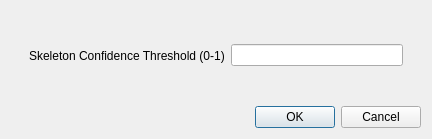
<?xml version="1.0" encoding="UTF-8"?>
<ui version="4.0">
 <class>settingsDialog</class>
 <widget class="QDialog" name="settingsDialog">
  <property name="geometry">
   <rect>
    <x>0</x>
    <y>0</y>
    <width>432</width>
    <height>139</height>
   </rect>
  </property>
  <property name="font">
   <font>
    <family>Segoe UI</family>
   </font>
  </property>
  <property name="windowTitle">
   <string>Dialog</string>
  </property>
  <layout class="QVBoxLayout" name="verticalLayout">
   <item>
    <widget class="QWidget" name="verticalWidget" native="true">
     <layout class="QVBoxLayout" name="verticalLayout_2">
      <item>
       <widget class="QWidget" name="setSkeletonConfidenceWidget" native="true">
        <layout class="QHBoxLayout" name="horizontalLayout">
         <item>
          <widget class="QLabel" name="setSkeletonConfidenceLabel">
           <property name="text">
            <string>Skeleton Confidence Threshold (0-1)</string>
           </property>
          </widget>
         </item>
         <item>
          <widget class="QLineEdit" name="setSkeletonConfidenceLineEdit"/>
         </item>
        </layout>
       </widget>
      </item>
     </layout>
    </widget>
   </item>
   <item>
    <widget class="QDialogButtonBox" name="buttonBox">
     <property name="orientation">
      <enum>Qt::Horizontal</enum>
     </property>
     <property name="standardButtons">
      <set>QDialogButtonBox::Cancel|QDialogButtonBox::Ok</set>
     </property>
    </widget>
   </item>
  </layout>
 </widget>
 <resources/>
 <connections>
  <connection>
   <sender>buttonBox</sender>
   <signal>accepted()</signal>
   <receiver>settingsDialog</receiver>
   <slot>accept()</slot>
   <hints>
    <hint type="sourcelabel">
     <x>248</x>
     <y>254</y>
    </hint>
    <hint type="destinationlabel">
     <x>157</x>
     <y>274</y>
    </hint>
   </hints>
  </connection>
  <connection>
   <sender>buttonBox</sender>
   <signal>rejected()</signal>
   <receiver>settingsDialog</receiver>
   <slot>reject()</slot>
   <hints>
    <hint type="sourcelabel">
     <x>316</x>
     <y>260</y>
    </hint>
    <hint type="destinationlabel">
     <x>286</x>
     <y>274</y>
    </hint>
   </hints>
  </connection>
 </connections>
</ui>
